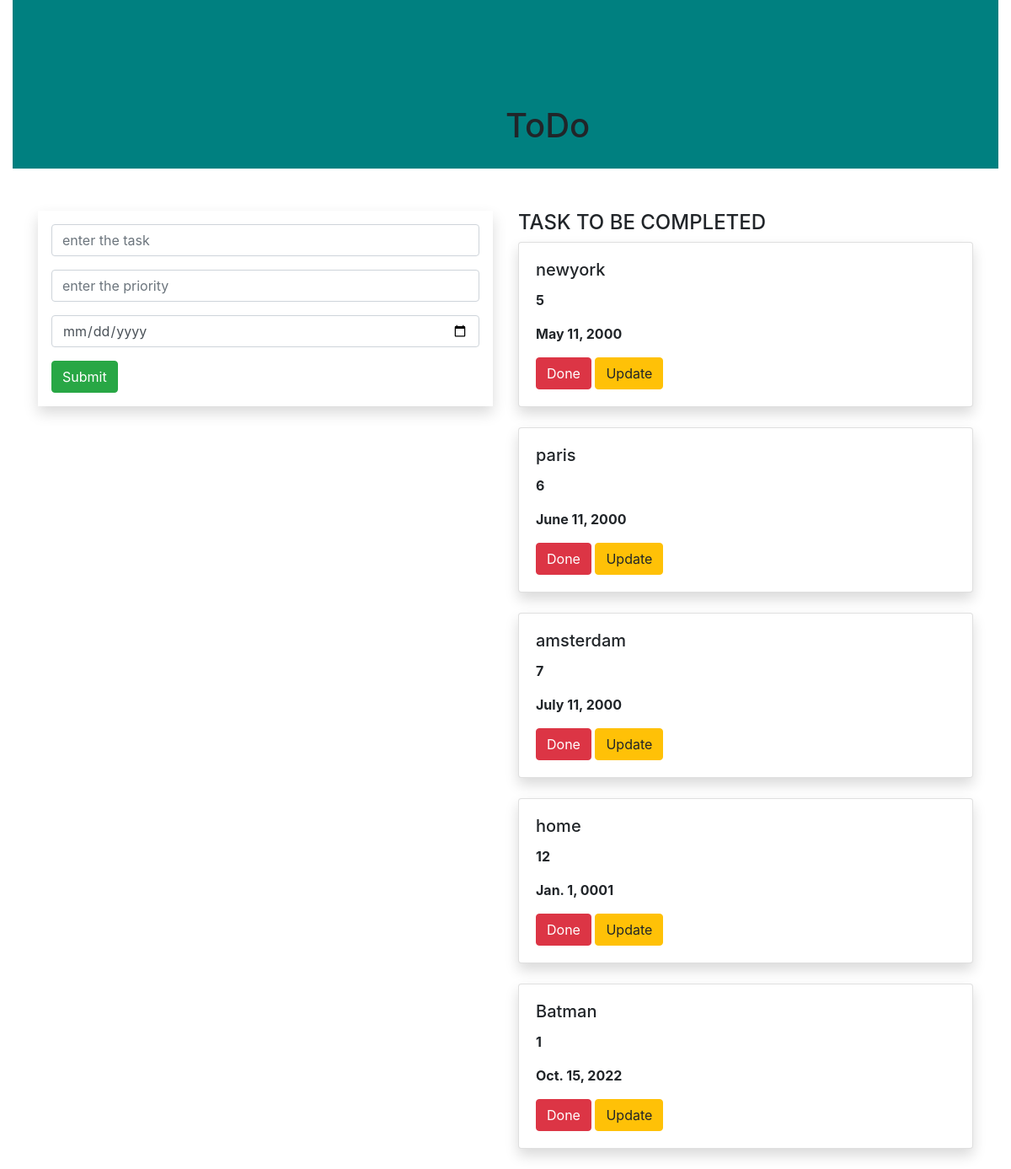
The page / on the database its author committed.
### todoapp/models.py (models this page shows, shortened)
class Task(models.Model):
    name = models.CharField(max_length=250)
    priority = models.IntegerField()
    date = models.DateField()

### todoapp/views.py (the view)
# urls.py: path('',views.add,name='add'),
def add(request):
    task1=Task.objects.all()
    if request.method=='POST':
        name=request.POST.get('name','')
        priority=request.POST.get('priority','')
        date=request.POST.get('date','')
        task=Task(name=name,priority=priority,date=date)
        task.save()
    return render(request,'home.html',{'task1':task1})

### templates/home.html (shortened to what this page needs)
{% extends 'base.html' %}
{% block content %}
<div class="container-fluid">
    <div class="row">
        <div class="col-md-12">
            <div class="banner">
                <div class="banner-text">
                    <h1>ToDo</h1>
                </div>
            </div>
        </div>
    </div>
</div>
<div class="container">
    <div class="row">
        <div class="col-md-6">
            <form method="POST" class="p-3 shadow">
                <div class="form-group">
                    <input type="text" class="form-control" name="name" placeholder="enter the task">
                </div>
                <div class="form-group">
                    <input type="text" class="form-control" name="priority" placeholder="enter the priority">
                </div>
                <div class="form-group">
                    <input type="date" class="form-control" name="date" placeholder="enter the date">
                </div>
                <input type="submit" class="btn btn-success">
            </form>
        </div>
        <div class="col-md-6">
            <h4>TASK TO BE COMPLETED</h4>
            {% for i in task1 %}
            <div class=" shadow card">
                <div class="card-body">
                    <h5 class="card-title">{{i.name}}</h5>
                    <p><b>{{i.priority}}</b></p>
                    <p><b>{{i.date}}</b></p>
                    <a class="btn btn-danger" href="{% url 'delete' i.id %}">Done</a>
                    <a class="btn btn-warning" href="{% url 'update' i.id %}">Update</a>
                </div>
            </div>
            <br>
            {% endfor %}
        </div>
    </div>
</div>
{% endblock %}

### templates/base.html (shortened to what this page needs)
<!DOCTYPE html>
{% load static %}
<html lang="en">
<head>
    <link rel="stylesheet" href="https://cdn.jsdelivr.net/npm/bootstrap@4.4.1/dist/css/bootstrap.min.css">
    <link rel="stylesheet" href="{% static 'style.css'%}">
</head>
<body>
{% block content %}
{% endblock %}
</body>
</html>

### static/style.css (style rules this page uses)
.banner { background-color:teal; width :100%; height :200px; margin-bottom:50px; }
.banner-text { top:50%; left:50%; position:absolute; transform:transform; }

### rows shown on the page
Task: name "newyork", priority "5", date "May 11, 2000"
Task: name "paris", priority "6", date "June 11, 2000"
Task: name "amsterdam", priority "7", date "July 11, 2000"
Task: name "home", priority "12", date "Jan. 1, 0001"
Task: name "Batman", priority "1", date "Oct. 15, 2022"
